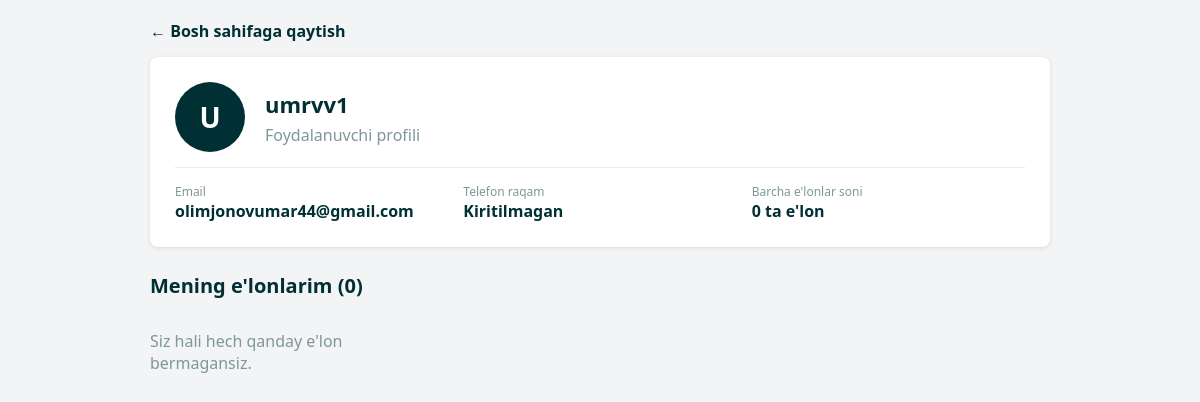
The app's page /account/ (signed in) with its own data.
### apps/models.py (models this page shows, shortened)
class User(AbstractBaseUser):
    id = models.AutoField(primary_key=True)
    username = models.CharField(max_length=150, unique=True)
    email = models.EmailField(unique=True)
    phone = models.CharField(max_length=20, unique=True, null=True, blank=True)
    avatar = models.ImageField(upload_to='avatars/', null=True, blank=True)
    created_at = models.DateTimeField(auto_now_add=True)
    is_active = models.BooleanField(default=True)
    is_staff = models.BooleanField(default=False)
    USERNAME_FIELD = 'username'
    REQUIRED_FIELDS = ['email']

### apps/views.py (the view)
# urls.py: path('account/', account_profile, name='account_profile'),
def account_profile(request):
    user_id = request.session.get('user_id')
    if not user_id:
        return redirect('login')
    user = get_object_or_404(User, id=user_id)
    user_products = Product.objects.filter(user=user).order_by('-id')
    total_products = user_products.count()
    return render(request, 'asosiy/account.html', {
        'profile_user': user,
        'user_products': user_products,
        'total_products': total_products,
        'current_user': user
    })

### templates/asosiy/account.html (shortened to what this page needs)
<!DOCTYPE html>
<html lang="uz">
<head>
</head>
<body>
<div class="container">
    <a href="{% url 'home' %}" class="btn-back">&larr; Bosh sahifaga qaytish</a>
    <div class="profile-card">
        <div class="profile-header">
            <div class="avatar">{{ profile_user.username|slice:":1"|upper }}</div>
            <div>
                <h1 style="margin:0; font-size:22px; color:#002f34;">{{ profile_user.username }}</h1>
                <p style="margin:5px 0 0 0; color:#7f9799;">Foydalanuvchi profili</p>
            </div>
        </div>
        <div class="info-grid">
            <div class="info-item">
                <label>Email</label>
                <span>{{ profile_user.email|default:"Kiritilmagan" }}</span>
            </div>
            <div class="info-item">
                <label>Telefon raqam</label>
                <span>{{ profile_user.phone|default:"Kiritilmagan" }}</span>
            </div>
            <div class="info-item">
                <label>Barcha e'lonlar soni</label>
                <span>{{ total_products }} ta e'lon</span>
            </div>
        </div>
    </div>
    <h2 class="products-title">Mening e'lonlarim ({{ total_products }})</h2>
    <div class="products-grid">
        {% for prod in user_products %}
            <div class="product-card">
                {% if prod.image %}
                    <img src="{{ prod.image.url }}" alt="{{ prod.name_uz }}">
                {% else %}
                    <div style="height:140px; background:#e8f0f2; display:flex; align-items:center; justify-content:center; font-size:40px;">📦</div>
                {% endif %}
                <div class="product-details">
                    <a href="{% url 'product_detail' prod.id %}" class="product-title">{{ prod.name_uz }}</a>
                    <div class="product-price">{{ prod.price|floatformat:"0" }} сум</div>
                </div>
            </div>
        {% empty %}
            <p style="color:#7f9799;">Siz hali hech qanday e'lon bermagansiz.</p>
        {% endfor %}
    </div>
</div>
</body>
</html>

### templates/asosiy/account.html (style rules this page uses)
body { font-family: 'Segoe UI', Arial, sans-serif; background: #f2f4f5; margin: 0; padding: 20px; }
.container { max-width: 900px; margin: 0 auto; }
.profile-card { background: white; padding: 25px; border-radius: 8px; box-shadow: 0 1px 4px rgba(0,0,0,0.1); margin-bottom: 25px; }
.profile-header { display: flex; align-items: center; gap: 20px; border-bottom: 1px solid #e9ebeb; padding-bottom: 15px; }
.avatar { width: 70px; height: 70px; background: #002f34; color: white; display: flex; align-items: center; justify-content: center; border-radius: 50%; font-size: 28px; font-weight: bold; }
.info-grid { display: grid; grid-template-columns: repeat(auto-fit, minmax(200px, 1fr)); gap: 15px; margin-top: 15px; }
.info-item label { font-size: 12px; color: #7f9799; display: block; }
.info-item span { font-weight: bold; font-size: 16px; color: #002f34; }
.products-title { font-size: 20px; color: #002f34; margin-bottom: 15px; }
.products-grid { display: grid; grid-template-columns: repeat(auto-fill, minmax(200px, 1fr)); gap: 15px; }
.btn-back { display: inline-block; margin-bottom: 15px; text-decoration: none; color: #002f34; font-weight: bold; }

### records on screen
User: username "U", username "umrvv1", email "olimjonovumar44@gmail.com", phone "Kiritilmagan"

### other values on screen
{{ total_products }} "0"
